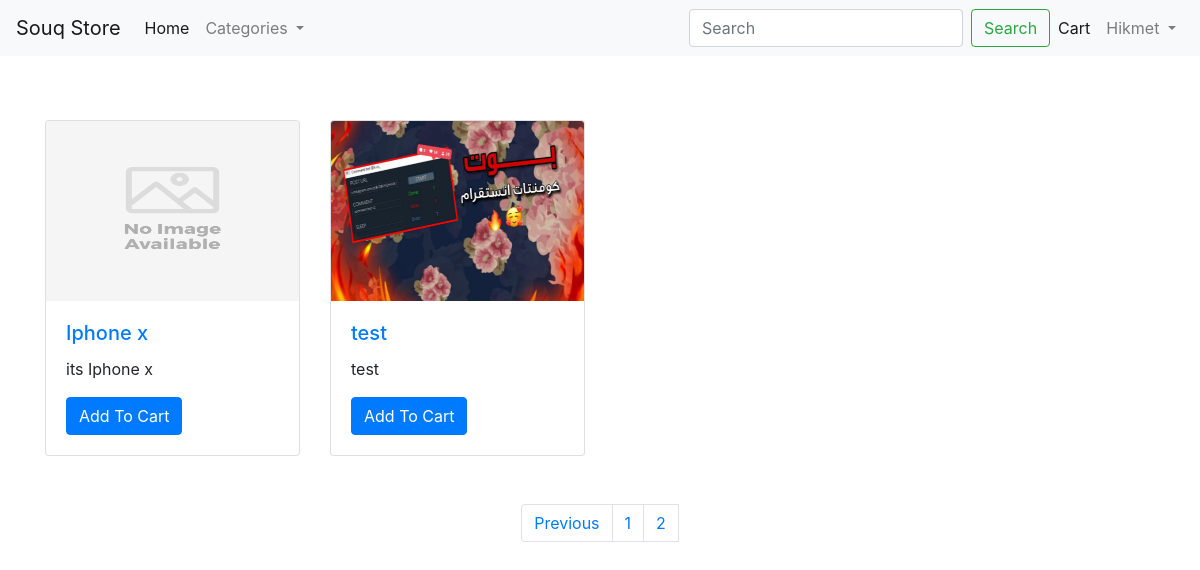
Page /?page=2 on the earlier database version.
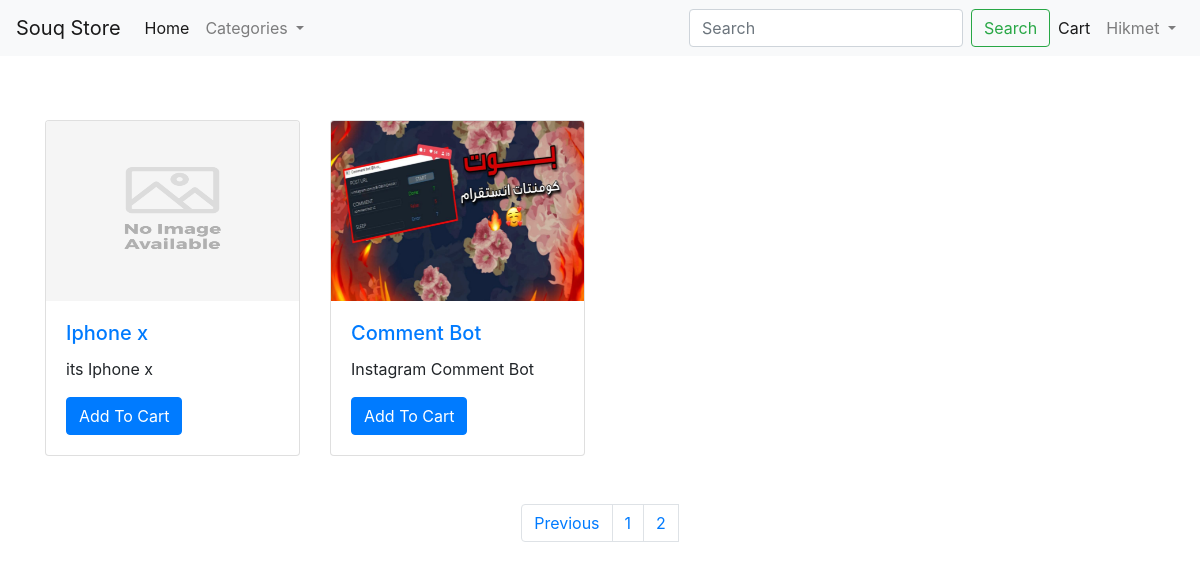
Same page on the later database version.
### product/models.py (models this page shows)
class Product(models.Model):
    PRDName = models.CharField(max_length=100 , verbose_name=("Product Name"))
    PRDCategory = models.ForeignKey('Category', on_delete=models.CASCADE, blank=True, null=True)
    PRDBrand = models.ForeignKey('settings.Brand', on_delete=models.CASCADE, blank=True, null=True)
    PRDDesc = models.TextField(verbose_name=_("Description"))
    PRDImage = models.ImageField(upload_to='product/', verbose_name=_("Image"), null=True, blank=True)
    PRDPrice = models.DecimalField(max_digits=5 , decimal_places=2 , verbose_name=_("Price"))
    PRDCost =  models.DecimalField(max_digits=5 , decimal_places=2 , verbose_name=_("Cost"))
    PRDCreated = models.DateTimeField(verbose_name=_("Created At"))
    def __str__(self):
        return self.PRDName

### product/views.py (the view)
# urls.py: path('',views.product_list),
def product_list(request):
    product_list = Product.objects.get_queryset().order_by('id')
    paginator = Paginator(product_list, 3)
    page_number = request.GET.get('page')
    product_list = paginator.get_page(page_number)
    context = {'product_list':product_list}
    return render(request,'Product/product_list.html', context)

### product/templates/Product/product_list.html (shortened to what this page needs)
{% load static %}
<!doctype html>
<html lang="en">
  <head>
    <link rel="stylesheet" href="https://maxcdn.bootstrapcdn.com/bootstrap/4.0.0/css/bootstrap.min.css">
    <link rel="stylesheet" href="{% static 'site_static/css/style.css' %}">
  </head>
  <body>
    <nav class="navbar navbar-expand-lg navbar-light bg-light">
        <a class="navbar-brand" href="#">Souq Store</a>
        <div class="collapse navbar-collapse" id="navbarSupportedContent">
          <ul class="navbar-nav mr-auto">
            <li class="nav-item active">
              <a class="nav-link" href="#">Home <span class="sr-only">(current)</span></a>
            <li class="nav-item dropdown">
              <a class="nav-link dropdown-toggle" href="#" id="navbarDropdown" role="button" data-toggle="dropdown" aria-haspopup="true" aria-expanded="false">
                Categories
              </a>
            </li>
          </ul>
          <form class="form-inline my-2 my-lg-0">
            <input class="form-control mr-sm-2" type="search" placeholder="Search" aria-label="Search">
            <button class="btn btn-outline-success my-2 my-sm-0" type="submit">Search</button>
          </form>
        <ul class="navbar-nav">
              <li class="nav-item active">
                <a class="nav-link" href="#">Cart </a>
              </li>
              <li class="nav-item dropdown">
                <a class="nav-link dropdown-toggle" href="#" id="navbarDropdown" role="button" data-toggle="dropdown" aria-haspopup="true" aria-expanded="false">
                  Hikmet
                </a>
              </li>
            </ul>
        </div>
      </nav>
      <div class="container mt-5 mb-5">
        <div class="row">
            {% for product in product_list %}
              <div class="col-md-3 mt-3">
                  <div class="card" >
                      {% if product.PRDImage %}
                        <img class="product_img card-img-top" src="{{product.PRDImage.url}}" alt="Card image cap">
                      {% else %}
                        <img class="product_img card-img-top" src="{% static 'site_static/img/default.png' %}" alt="Card image cap">
                      {% endif %}
                      <div class="card-body">
                        <h5 class="card-title"><a href="{% url 'products:product_detail' product.id %}"> {{product}}</a></h5>
                        <p class="card-text">{{product.PRDDesc}}</p>
                        <a href="#" class="btn btn-primary">Add To Cart</a>
                      </div>
                    </div>
              </div>
            {% endfor %}
        </div>
      </div>
    <div class="container">
        <div class="row">
          {% if product_list.has_other_pages %}
            <div class="all_products_pagination">
              <nav aria-label="Page navigation example">
                <ul class="pagination">
                  {% if product_list.has_previous %}
                    <li class="page-item"><a class="page-link" href="?page={{product_list.previous_page_number}}">Previous</a></li>
                  {% else %}
                    <li class="disables"></li>
                  {% endif %}
                  {% for pages in product_list.paginator.page_range %}
                    {% if product_list.number == pages %}
                      <li class="page-item"><a class="page-link" href="#">{{pages}}</a></li>
                    {% else %}
                      <li class="page-item"><a class="page-link" href="?page={{pages}}">{{pages}}</a></li>
                    {% endif %}
                  {% endfor %}
                </ul>
            </nav>
            </div>
          {% endif %}
        </div>
    </div>
  </body>
</html>

### static/site_static/css/style.css (style rules this page uses)
.all_products_pagination { margin: 0 auto; }
.product_img { height: 180px; width: auto; }

Differences in the rows shown:
changed Product: PRDName "test" → "Comment Bot"; PRDDesc "test" → "Instagram Comment Bot"
